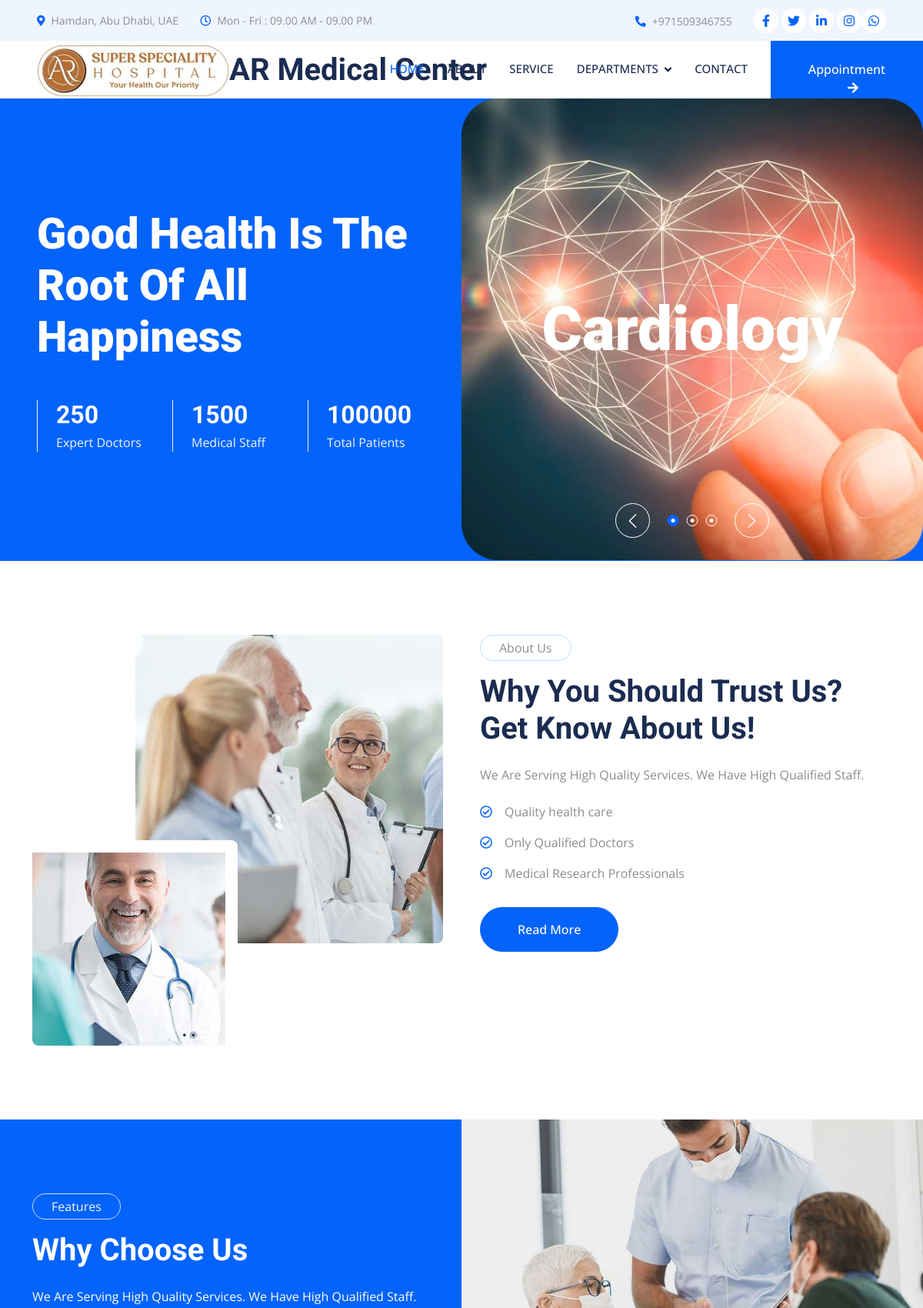
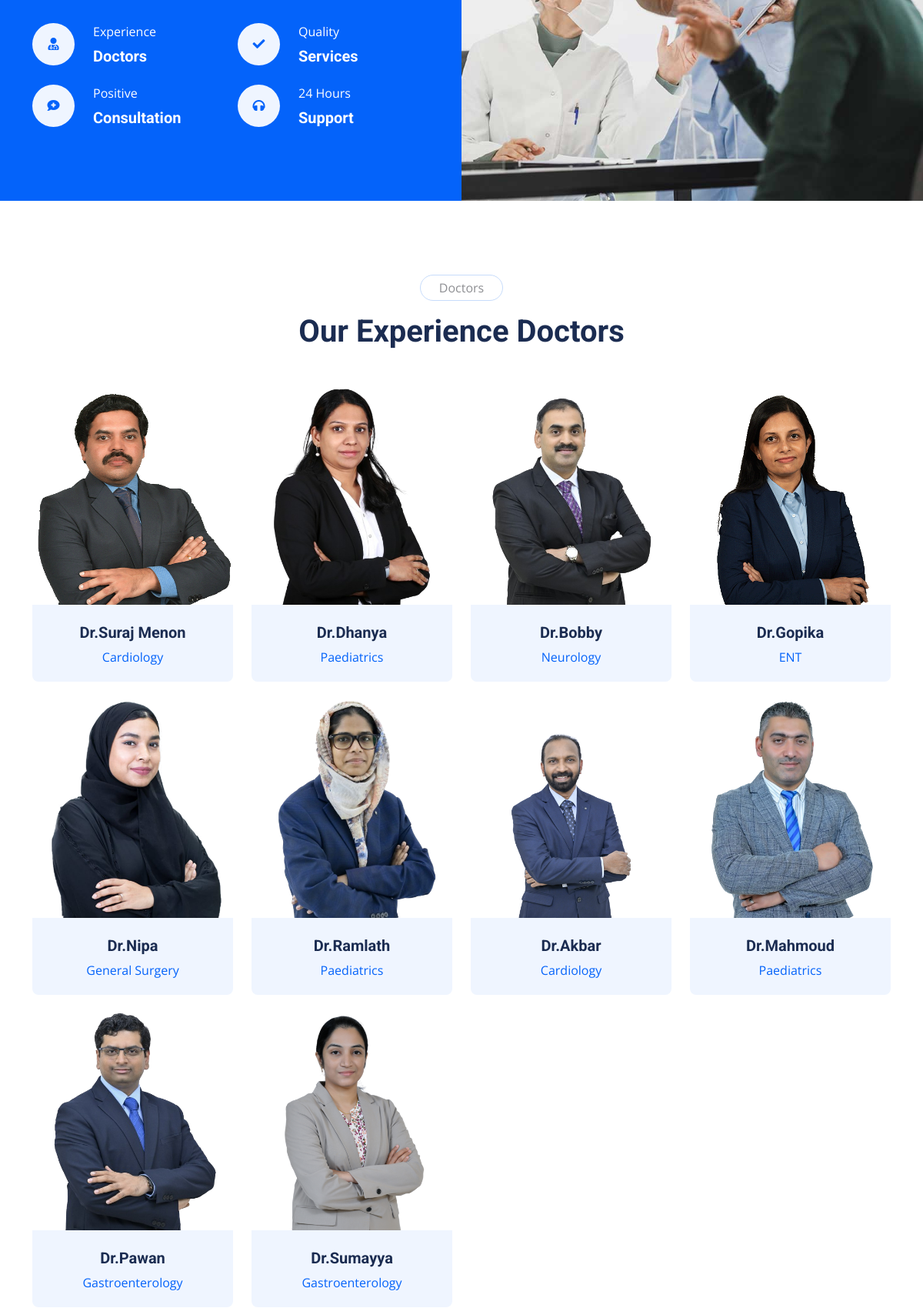
The page /about/ (upper part) on the database its author committed (2 pictures, top to bottom).
### home/models.py (models this page shows, shortened)
class Doctor(models.Model):
    doc_name=models.CharField(max_length=25)
    doc_dep=models.ForeignKey(Department,on_delete=models.CASCADE)
    doc_pic=models.ImageField(upload_to='doctors/')
    doc_face_book=models.URLField(null=True,blank=True)
    doc_twitter=models.URLField(null=True,blank=True)
    doc_insta=models.URLField(null=True,blank=True)
    class Meta:
        verbose_name="Doctors"
        verbose_name_plural="Doctors"

class Department(models.Model):
    dep_name=models.CharField(max_length=25)
    dep_des=models.TextField(max_length=500)
    def __str__(self):
        return self.dep_name
    class Meta:
        verbose_name="Departments"
        verbose_name_plural="Departments"

### home/views.py (the view)
# urls.py: path("about/",views.about,name="about"),
def about(request):
    doctor=Doctor.objects.all()
    context={'doctor':doctor}
    return render(request, 'about.html',context)

### home/templates/about.html (shortened to what this page needs)
    {% extends "base.html" %}
    {% block content %}
    {% load static %}
    <div class="container-xxl py-5">
        <div class="container">
            <div class="row g-5">
                <div class="col-lg-6 wow fadeIn" data-wow-delay="0.1s">
                    <div class="d-flex flex-column">
                        <img class="img-fluid rounded w-75 align-self-end" src="{% static 'img/about-1.jpg' %}" alt="">
                        <img class="img-fluid rounded w-50 bg-white pt-3 pe-3" src="{% static 'img/about-2.jpg'%}" alt="" style="margin-top: -25%;">
                    </div>
                </div>
                <div class="col-lg-6 wow fadeIn" data-wow-delay="0.5s">
                    <p class="d-inline-block border rounded-pill py-1 px-4">About Us</p>
                    <h1 class="mb-4">Why You Should Trust Us? Get Know About Us!</h1>
                    <p>We Are Serving High Quality Services. We Have High Qualified Staff.</p>
                    <p><i class="far fa-check-circle text-primary me-3"></i>Quality health care</p>
                    <p><i class="far fa-check-circle text-primary me-3"></i>Only Qualified Doctors</p>
                    <p><i class="far fa-check-circle text-primary me-3"></i>Medical Research Professionals</p>
                    <a class="btn btn-primary rounded-pill py-3 px-5 mt-3" href="/service">Read More</a>
                </div>
            </div>
        </div>
    </div>
    <div class="container-fluid bg-primary overflow-hidden my-5 px-lg-0">
        <div class="container feature px-lg-0">
            <div class="row g-0 mx-lg-0">
                <div class="col-lg-6 feature-text py-5 wow fadeIn" data-wow-delay="0.1s">
                    <div class="p-lg-5 ps-lg-0">
                        <p class="d-inline-block border rounded-pill text-light py-1 px-4">Features</p>
                        <h1 class="text-white mb-4">Why Choose Us</h1>
                        <p class="text-white mb-4 pb-2">We Are Serving High Quality Services. We Have High Qualified Staff.</p>
                        <div class="row g-4">
                            <div class="col-6">
                                <div class="d-flex align-items-center">
                                    <div class="d-flex flex-shrink-0 align-items-center justify-content-center rounded-circle bg-light" style="width: 55px; height: 55px;">
                                        <i class="fa fa-user-md text-primary"></i>
                                    </div>
                                    <div class="ms-4">
                                        <p class="text-white mb-2">Experience</p>
                                        <h5 class="text-white mb-0">Doctors</h5>
                                    </div>
                                </div>
                            </div>
                            <div class="col-6">
                                <div class="d-flex align-items-center">
                                    <div class="d-flex flex-shrink-0 align-items-center justify-content-center rounded-circle bg-light" style="width: 55px; height: 55px;">
                                        <i class="fa fa-check text-primary"></i>
                                    </div>
                                    <div class="ms-4">
                                        <p class="text-white mb-2">Quality</p>
                                        <h5 class="text-white mb-0">Services</h5>
                                    </div>
                                </div>
                            </div>
                            <div class="col-6">
                                <div class="d-flex align-items-center">
                                    <div class="d-flex flex-shrink-0 align-items-center justify-content-center rounded-circle bg-light" style="width: 55px; height: 55px;">
                                        <i class="fa fa-comment-medical text-primary"></i>
                                    </div>
                                    <div class="ms-4">
                                        <p class="text-white mb-2">Positive</p>
                                        <h5 class="text-white mb-0">Consultation</h5>
                                    </div>
                                </div>
                            </div>
                            <div class="col-6">
                                <div class="d-flex align-items-center">
                                    <div class="d-flex flex-shrink-0 align-items-center justify-content-center rounded-circle bg-light" style="width: 55px; height: 55px;">
                                        <i class="fa fa-headphones text-primary"></i>
                                    </div>
                                    <div class="ms-4">
                                        <p class="text-white mb-2">24 Hours</p>
                                        <h5 class="text-white mb-0">Support</h5>
                                    </div>
                                </div>
                            </div>
                        </div>
                    </div>
                </div>
                <div class="col-lg-6 pe-lg-0 wow fadeIn" data-wow-delay="0.5s" style="min-height: 400px;">
                    <div class="position-relative h-100">
                        <img class="position-absolute img-fluid w-100 h-100" src="{% static 'img/feature.jpg' %}" style="object-fit: cover;" alt="">
                    </div>
                </div>
            </div>
        </div>
    </div>
    <div class="container-xxl py-5">
        <div class="container">
            <div class="text-center mx-auto mb-5 wow fadeInUp" data-wow-delay="0.1s" style="max-width: 600px;">
                <p class="d-inline-block border rounded-pill py-1 px-4">Doctors</p>
                <h1>Our Experience Doctors</h1>
            </div>
            <div class="row g-4">
                {% for doc in doctor %}
                <div class="col-lg-3 col-md-6 wow fadeInUp" data-wow-delay="0.1s">
                    <div class="team-item position-relative rounded overflow-hidden">
                        <div class="overflow-hidden">
                            <img class="img-fluid" src="{{doc.doc_pic.url}}" alt="Doctor Image">
                        </div>
                        <div class="team-text bg-light text-center p-4">
                            <h5>{{doc.doc_name}}</h5>
                            <p class="text-primary">{{doc.doc_dep}}</p>
                        </div>
                    </div>
                </div>
                {% endfor %}
            </div>
        </div>
    </div>
{% endblock content %}

### home/static/css/style.css (style rules this page uses)
:root { --primary: #0463FA; --light: #EFF5FF; --dark: #1B2C51; }
.btn { font-weight: 500; transition: .5s; }
.btn.btn-primary, .btn.btn-secondary { color: #FFFFFF; }
@media (min-width: 992px) { .container.feature { max-width: 100% !important; } }
@media (min-width: 992px) { .feature-text { padding-left: calc(((100% - 960px) / 2) + .75rem); } }
@media (min-width: 1200px) { .feature-text { padding-left: calc(((100% - 1140px) / 2) + .75rem); } }
.team-item img { position: relative; top: 0; transition: .5s; }
.team-item .team-text { position: relative; height: 100px; transition: .5s; }

### rows shown on the page
Doctor: doc_pic (picture), doc_name "Dr.Suraj Menon", doc_dep "Cardiology"
Doctor: doc_pic (picture), doc_name "Dr.Dhanya", doc_dep "Paediatrics"
Doctor: doc_pic (picture), doc_name "Dr.Bobby", doc_dep "Neurology"
Doctor: doc_pic (picture), doc_name "Dr.Gopika", doc_dep "ENT"
Doctor: doc_pic (picture), doc_name "Dr.Nipa", doc_dep "General Surgery"
Doctor: doc_pic (picture), doc_name "Dr.Ramlath", doc_dep "Paediatrics"
Doctor: doc_pic (picture), doc_name "Dr.Akbar", doc_dep "Cardiology"
Doctor: doc_pic (picture), doc_name "Dr.Mahmoud", doc_dep "Paediatrics"
Doctor: doc_pic (picture), doc_name "Dr.Pawan", doc_dep "Gastroenterology"
Doctor: doc_pic (picture), doc_name "Dr.Sumayya", doc_dep "Gastroenterology"
